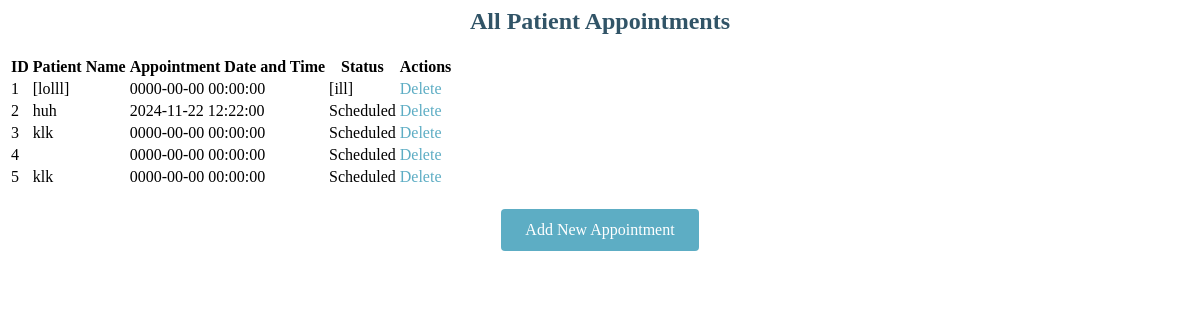
Screenshot of /admin_panel/adminView/viewAppointment.php with the database file from the repository.
### tables this page shows
CREATE TABLE `appointments` (
  `id` int(11) NOT NULL,
  `patient_name` varchar(30) NOT NULL,
  `appointment_date` datetime NOT NULL,
  `status` varchar(30) NOT NULL,
  `isAdmin` tinyint(1) DEFAULT 0
);

### admin_panel/adminView/viewAppointment.php (the view, shortened to what this page needs)
<div>
  <h2 style="
            color:#315467;
            text-align: center;
        ">All Patient Appointments</h2>
  <table class="table">
    <thead>
      <tr>
        <th class="text-left">ID</th>
        <th class="text-left">Patient Name</th>
        <th class="text-left">Appointment Date and Time</th>
        <th class="text-left">Status</th>
        <th class="text-left">Actions</th>
      </tr>
    </thead>
    <tbody>
      <?php
        include_once "../inc/connections.php";
        $sql = "SELECT * FROM appointments";
        $result = $conn->query($sql);
        $count = 1;
        if ($result->num_rows > 0) {
          while ($row = $result->fetch_assoc()) {
    ?>
    <tr id="row_<?php echo $row['id']; ?>">
      <td><?=$count?></td>
      <td><?=$row["patient_name"]?></td>
      <td><?=$row["appointment_date"]?></td>
      <td><?=$row["status"]?></td>
      <td>
        <a href="#" class="delete-appointment" data-id="<?php echo $row['id']; ?>" >Delete</a>
      </td>
    </tr>
    <?php
            $count++;
          }
        }
    ?>
    </tbody>
  </table>
</div>
  <div class="add-notification-button">
  <a href="adminView/add_appointment.php">Add New Appointment</a>
  </div>

### admin_panel/adminView/viewAppointment.php (style rules this page uses)
.add-notification-button { margin-top: 20px; text-align: center; }
.add-notification-button a { display: inline-block; padding: 12px 24px; border: none; border-radius: 4px; background-color: #5dadc4; color: #fff; text-decoration: none; transition: background-color 0.3s ease; }
.delete-appointment { text-decoration: none; color:#5dadc4; }

### rows the page displays
appointments: patient_name "[lolll]", appointment_date "0000-00-00 00:00:00", status "[ill]"
appointments: patient_name "huh", appointment_date "2024-11-22 12:22:00", status "Scheduled"
appointments: patient_name "klk", appointment_date "0000-00-00 00:00:00", status "Scheduled"
appointments: appointment_date "0000-00-00 00:00:00", status "Scheduled"
appointments: patient_name "klk", appointment_date "0000-00-00 00:00:00", status "Scheduled"
